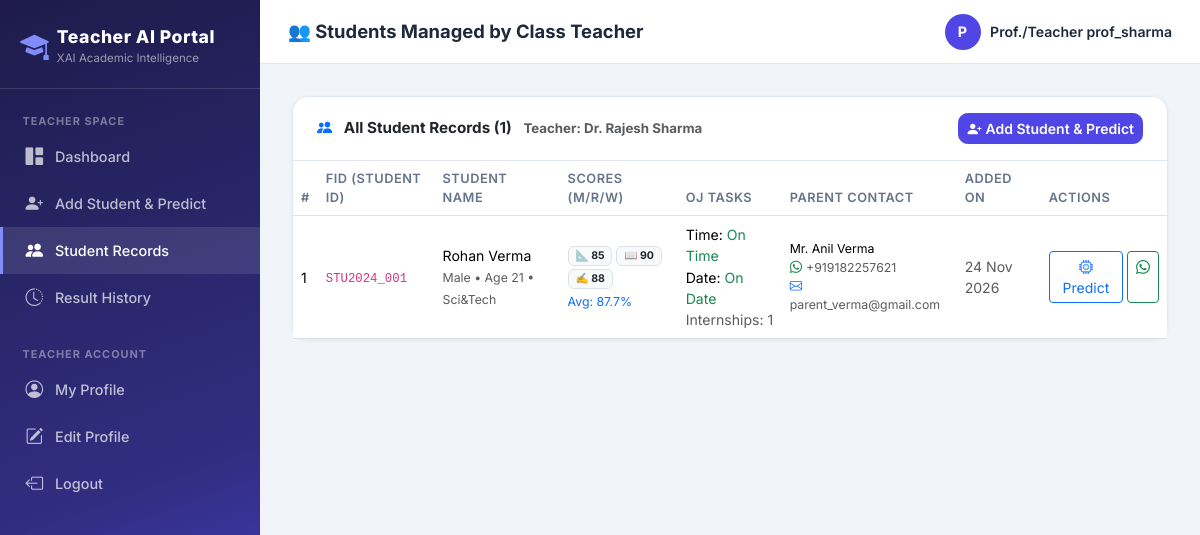
Page /students/ (signed in) on the committed database.
### apps/accounts/models.py (models this page shows, shortened)
class TeacherProfile(models.Model):
    username = models.CharField(max_length=50, unique=True)
    email = models.EmailField(max_length=100, unique=True)
    password = models.CharField(max_length=128)
    full_name = models.CharField(max_length=100, blank=True)
    phoneno = models.CharField(max_length=15, blank=True)
    department = models.CharField(max_length=100, blank=True, default="Computer Science")
    designation = models.CharField(max_length=100, blank=True, default="Class Teacher")
    gender = models.CharField(max_length=10, choices=[
        ('Male', 'Male'), ('Female', 'Female'), ('Other', 'Other')
    ], default='Male')
    country = models.CharField(max_length=50, blank=True)
    state = models.CharField(max_length=50, blank=True)
    city = models.CharField(max_length=50, blank=True)
    address = models.TextField(blank=True)
    created_at = models.DateTimeField(auto_now_add=True)
    updated_at = models.DateTimeField(auto_now=True)
    class Meta:
        verbose_name = "Teacher Profile"
        ordering = ['-created_at']

class StudentRecord(models.Model):
    teacher = models.ForeignKey(TeacherProfile, on_delete=models.CASCADE,
                                related_name='students', null=True, blank=True)
    fid = models.CharField(max_length=300, verbose_name="Student ID / Fid")
    student_name = models.CharField(max_length=100, blank=True, verbose_name="Student Name")
    age = models.CharField(max_length=20)
    gender = models.CharField(max_length=20)
    lunch = models.CharField(max_length=50)
    parental_level_of_education = models.CharField(max_length=100)
    degree_t = models.CharField(max_length=100, blank=True, verbose_name="Degree")
    race_ethnicity = models.CharField(max_length=50)
    test_preparation_course = models.CharField(max_length=50)
    math_score = models.IntegerField(default=0)
    reading_score = models.IntegerField(default=0)
    writing_score = models.IntegerField(default=0)
    internships = models.CharField(max_length=50, default='0', verbose_name="Internships")
    solving_tasks_by_time = models.CharField(max_length=50, verbose_name="Solving tasks by time")
    taks_submitted_on_date = models.CharField(max_length=50, verbose_name="Task submitted on date")
    parent_name = models.CharField(max_length=100, blank=True, verbose_name="Parent Name")
    parent_phone = models.CharField(max_length=20, blank=True, verbose_name="Parent Phone")
    parent_email = models.EmailField(max_length=100, blank=True, verbose_name="Parent Email")
    created_at = models.DateTimeField(auto_now_add=True)
    updated_at = models.DateTimeField(auto_now=True)
    @property
    def average_score(self):
        try:
            return round((int(self.math_score or 0) + int(self.reading_score or 0) + int(self.writing_score or 0)) / 3.0, 1)
        except Exception:
            return 0
    class Meta:
        verbose_name = "Student Record"
        ordering = ['-created_at']

### apps/accounts/views.py (the view)
# urls.py: path('students/', views.student_list_view, name='student_list'),
def student_list_view(request):
    teacher = _get_logged_in_teacher(request)
    if not teacher:
        return redirect('login')
    students = StudentRecord.objects.filter(teacher=teacher).order_by('-created_at')
    return render(request, 'accounts/student_list.html', {'teacher': teacher, 'students': students, 'active': 'students'})

### apps/accounts/views.py (called while the page is built)
def _get_logged_in_teacher(request):
    teacher_id = request.session.get('teacher_id')
    if not teacher_id:
        return None
    try:
        return TeacherProfile.objects.get(id=teacher_id)
    except TeacherProfile.DoesNotExist:
        return None

### templates/accounts/student_list.html (shortened to what this page needs)
{% extends "base/base.html" %}
{% block page_title %}👥 Students Managed by Class Teacher{% endblock %}
{% block content %}
<div class="card">
  <div class="card-header bg-white py-3 d-flex justify-content-between align-items-center">
    <div>
      <i class="bi bi-people-fill text-primary me-2"></i>
      <span class="fw-700">All Student Records ({{ students|length }})</span>
      <span class="text-muted small ms-2">Teacher: {{ teacher.full_name|default:teacher.username }}</span>
    </div>
    <a href="{% url 'add_student' %}" class="btn btn-primary btn-sm d-flex align-items-center gap-1">
      <i class="bi bi-person-plus-fill"></i> Add Student &amp; Predict
    </a>
  </div>
  <div class="card-body p-0">
    <div class="table-responsive">
      <table class="table table-hover mb-0">
        <thead class="bg-light">
          <tr>
            <th>#</th>
            <th>Fid (Student ID)</th>
            <th>Student Name</th>
            <th>Scores (M/R/W)</th>
            <th>OJ Tasks</th>
            <th>Parent Contact</th>
            <th>Added On</th>
            <th>Actions</th>
          </tr>
        </thead>
        <tbody>
          {% for s in students %}
          <tr>
            <td>{{ forloop.counter }}</td>
            <td><code class="fw-700">{{ s.fid }}</code></td>
            <td class="fw-600">{{ s.student_name|default:"—" }}<br><span class="text-muted small">{{ s.gender|title }} &bull; Age {{ s.age }} &bull; {{ s.degree_t }}</span></td>
            <td>
              <span class="badge bg-light text-dark border">📐 {{ s.math_score }}</span>
              <span class="badge bg-light text-dark border">📖 {{ s.reading_score }}</span>
              <span class="badge bg-light text-dark border">✍️ {{ s.writing_score }}</span>
              <div class="small fw-700 text-primary mt-1">Avg: {{ s.average_score }}%</div>
            </td>
            <td class="small">
              <div>Time: {% if s.solving_tasks_by_time == '1' or s.solving_tasks_by_time|lower == 'yes' %}<span class="text-success fw-600">On Time</span>{% else %}<span class="text-danger">Late</span>{% endif %}</div>
              <div>Date: {% if s.taks_submitted_on_date == '1' or s.taks_submitted_on_date|lower == 'yes' %}<span class="text-success fw-600">On Date</span>{% else %}<span class="text-danger">Late</span>{% endif %}</div>
              <div class="text-muted">Internships: {{ s.internships }}</div>
            </td>
            <td>
              <div class="fw-600 small">{{ s.parent_name|default:"Parent" }}</div>
              {% if s.parent_phone %}
                <div class="small text-muted"><i class="bi bi-whatsapp text-success me-1"></i>{{ s.parent_phone }}</div>
              {% endif %}
              {% if s.parent_email %}
                <div class="small text-muted"><i class="bi bi-envelope text-primary me-1"></i>{{ s.parent_email }}</div>
              {% endif %}
            </td>
            <td class="text-muted small">{{ s.created_at|date:"d M Y" }}</td>
            <td>
              <div class="d-flex gap-1">
                <a href="{% url 'add_student' %}?fid={{ s.fid }}" class="btn btn-sm btn-outline-primary" title="Predict / Update">
                  <i class="bi bi-cpu"></i> Predict
                </a>
                {% if s.parent_phone %}
                <a href="https://api.whatsapp.com/send?phone={{ s.parent_phone }}" target="_blank" class="btn btn-sm btn-outline-success" title="WhatsApp Parent">
                  <i class="bi bi-whatsapp"></i>
                </a>
                {% endif %}
              </div>
            </td>
          </tr>
          {% endfor %}
        </tbody>
      </table>
    </div>
  </div>
</div>
{% endblock %}

### templates/base/base.html (shortened to what this page needs)
<!DOCTYPE html>
<html lang="en" data-bs-theme="light">
<head>
  <link href="https://cdn.jsdelivr.net/npm/bootstrap@5.3.2/dist/css/bootstrap.min.css" rel="stylesheet">
  <link href="https://cdn.jsdelivr.net/npm/bootstrap-icons@1.11.3/font/bootstrap-icons.css" rel="stylesheet">
</head>
<body>
{% if request.session.teacher_id or request.session.student_id or request.session.admin_logged_in %}
<nav class="sidebar" id="sidebar">
  <div class="sidebar-logo">
    <div class="d-flex align-items-center gap-2 mb-1">
      <i class="bi bi-mortarboard-fill"></i>
      <div>
        <div class="brand">Teacher AI Portal</div>
        <div class="brand-sub">XAI Academic Intelligence</div>
      </div>
    </div>
  </div>
  <div class="sidebar-nav">
    {% if request.session.teacher_id or request.session.student_id %}
      <div class="nav-section">Teacher Space</div>
      <a href="{% url 'teacher_dashboard' %}" class="nav-link {% if active == 'dashboard' %}active{% endif %}">
        <i class="bi bi-grid-1x2-fill"></i> Dashboard
      </a>
      <a href="{% url 'add_student' %}" class="nav-link {% if active == 'add_student' %}active{% endif %}">
        <i class="bi bi-person-plus-fill"></i> Add Student & Predict
      </a>
      <a href="{% url 'student_list' %}" class="nav-link {% if active == 'students' %}active{% endif %}">
        <i class="bi bi-people-fill"></i> Student Records
      </a>
      <a href="{% url 'prediction_history' %}" class="nav-link {% if active == 'history' %}active{% endif %}">
        <i class="bi bi-clock-history"></i> Result History
      </a>
      <div class="nav-section mt-3">Teacher Account</div>
      <a href="{% url 'profile_view' %}" class="nav-link {% if active == 'profile' %}active{% endif %}">
        <i class="bi bi-person-circle"></i> My Profile
      </a>
      <a href="{% url 'profile_update' %}" class="nav-link">
        <i class="bi bi-pencil-square"></i> Edit Profile
      </a>
      <a href="{% url 'logout' %}" class="nav-link">
        <i class="bi bi-box-arrow-left"></i> Logout
      </a>
    {% endif %}
  </div>
</nav>
<div class="topbar">
  <div class="page-title">{% block page_title %}Teacher Academic Portal{% endblock %}</div>
  <div class="topbar-user">
    {% if request.session.teacher_name %}
      <div class="avatar">{{ request.session.teacher_name|first|upper }}</div>
      <span>Prof./Teacher {{ request.session.teacher_name }}</span>
    {% elif request.session.student_name %}
      <div class="avatar">{{ request.session.student_name|first|upper }}</div>
      <span>{{ request.session.student_name }}</span>
    {% elif request.session.admin_logged_in %}
      <div class="avatar" style="background:#7c3aed;">A</div>
      <span>Administrator</span>
    {% endif %}
  </div>
</div>
<div class="main-content">
  <div class="content-body">
    <div class="fade-in">
      {% block content %}{% endblock %}
    </div>
  </div>
</div>
{% else %}
  {% block auth_content %}{% endblock %}
{% endif %}
</body>
</html>

### templates/base/base.html (style rules this page uses)
:root { --primary: #4f46e5; --primary-dark: #3730a3; --secondary: #06b6d4; --success: #10b981; --warning: #f59e0b; --danger: #ef4444; --sidebar-width: 260px; --topbar-height: 64px; --bg: #f1f5f9; --card-bg: #ffffff; --text: #1e293b; --muted: #64748b; --border: #e2e8f0; }
* { font-family: 'Inter', sans-serif; }
body { background: var(--bg); color: var(--text); min-height: 100vh; }
.sidebar { position: fixed; top: 0; left: 0; width: var(--sidebar-width); height: 100vh; background: linear-gradient(160deg, #1e1b4b 0%, #312e81 60%, #4f46e5 100%); display: flex; flex-direction: column; z-index: 1040; overflow-y: auto; overflow-x: hidden; transition: transform 0.3s ease; }
.sidebar-logo { padding: 1.5rem 1.25rem 1rem; border-bottom: 1px solid rgba(255,255,255,.12); }
.sidebar-logo .brand { font-size: 1.1rem; font-weight: 800; color: #fff; letter-spacing: .5px; }
.sidebar-logo .brand-sub { font-size: .72rem; color: rgba(255,255,255,.55); font-weight: 400; }
.sidebar-logo .bi { font-size: 1.8rem; color: #818cf8; }
.sidebar-nav { padding: 1rem 0; flex: 1; }
.sidebar-nav .nav-section { font-size: .68rem; font-weight: 700; letter-spacing: 1px; color: rgba(255,255,255,.4); padding: .5rem 1.4rem .25rem; text-transform: uppercase; }
.sidebar-nav .nav-link { display: flex; align-items: center; gap: .75rem; padding: .65rem 1.4rem; color: rgba(255,255,255,.7); border-radius: 0; font-weight: 500; font-size: .9rem; transition: all .2s; border-left: 3px solid transparent; text-decoration: none; }
.sidebar-nav .nav-link:hover, .sidebar-nav .nav-link.active { color: #fff; background: rgba(255,255,255,.1); border-left-color: #818cf8; }
.sidebar-nav .nav-link .bi { font-size: 1.1rem; min-width: 1.1rem; }
.topbar { position: fixed; top: 0; left: var(--sidebar-width); right: 0; height: var(--topbar-height); background: var(--card-bg); border-bottom: 1px solid var(--border); display: flex; align-items: center; padding: 0 1.75rem; z-index: 1030; gap: 1rem; }
.topbar .page-title { font-size: 1.15rem; font-weight: 700; color: var(--text); flex: 1; }
.topbar .topbar-user { display: flex; align-items: center; gap: .6rem; font-size: .88rem; font-weight: 600; color: var(--text); }
.topbar .avatar { width: 36px; height: 36px; border-radius: 50%; background: var(--primary); color: #fff; display: flex; align-items: center; justify-content: center; font-weight: 700; font-size: .9rem; }
.main-content { margin-left: var(--sidebar-width); padding-top: var(--topbar-height); min-height: 100vh; }
.content-body { padding: 2rem 2rem; }
.card { border: 1px solid var(--border); border-radius: 1rem; box-shadow: 0 1px 4px rgba(0,0,0,.06); }
.card-header { background: var(--card-bg); border-bottom: 1px solid var(--border); border-radius: 1rem 1rem 0 0 !important; padding: 1rem 1.5rem; font-weight: 700; font-size: .95rem; }
.btn-primary { background: var(--primary); border-color: var(--primary); border-radius: .6rem; font-weight: 600; }
.table th { font-size: .8rem; text-transform: uppercase; letter-spacing: .5px; color: var(--muted); font-weight: 600; }
.table td { vertical-align: middle; font-size: .88rem; }
.fade-in { animation: fadeIn .4s ease; }

### rows in the picture
TeacherProfile: session.teacher_name "prof_sharma", full_name "Dr. Rajesh Sharma"
StudentRecord: fid "STU2024_001", student_name "Rohan Verma", gender "Male", age "21", degree_t "Sci&Tech", math_score "85", reading_score "90", writing_score "88", average_score "87.7", solving_tasks_by_time "On Time", taks_submitted_on_date "On Date", internships "1", parent_name "Mr. Anil Verma", parent_phone "+919182257621", parent_email "parent_verma@gmail.com", created_at "24 Nov 2026"

### other values in the picture
{{ request.session.teacher_name|first|upper }} "P"
{{ students|length }} "1"
